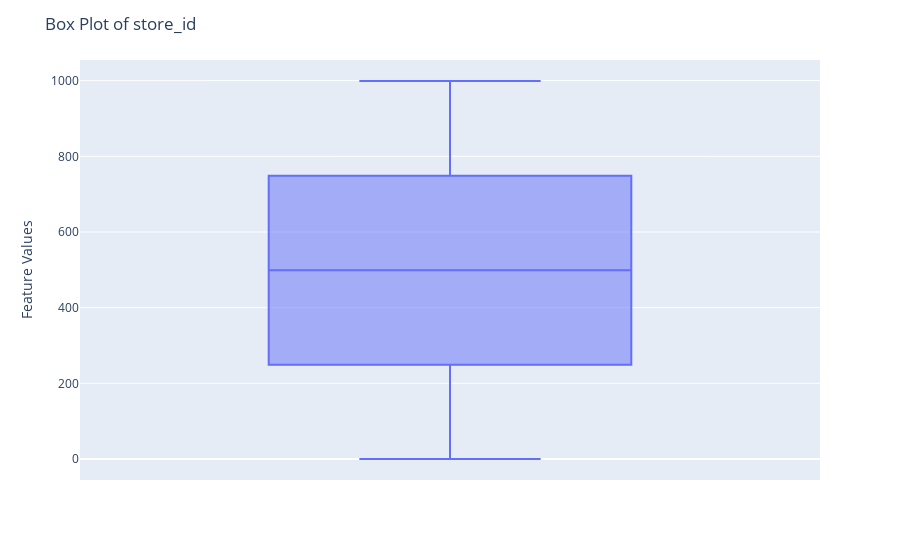
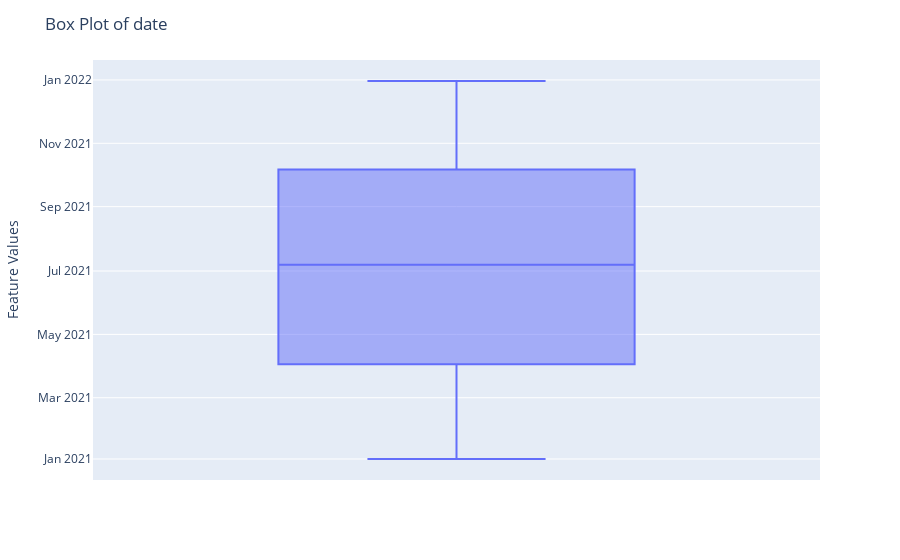
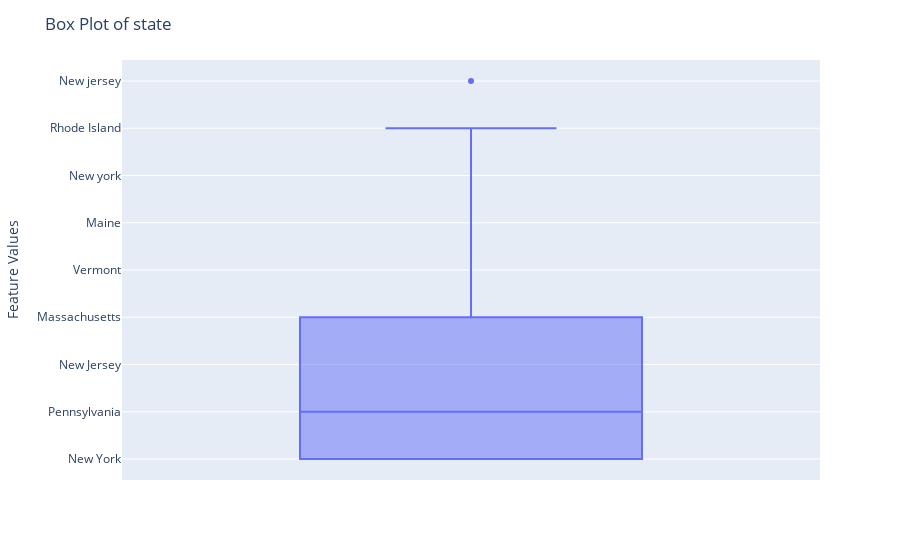
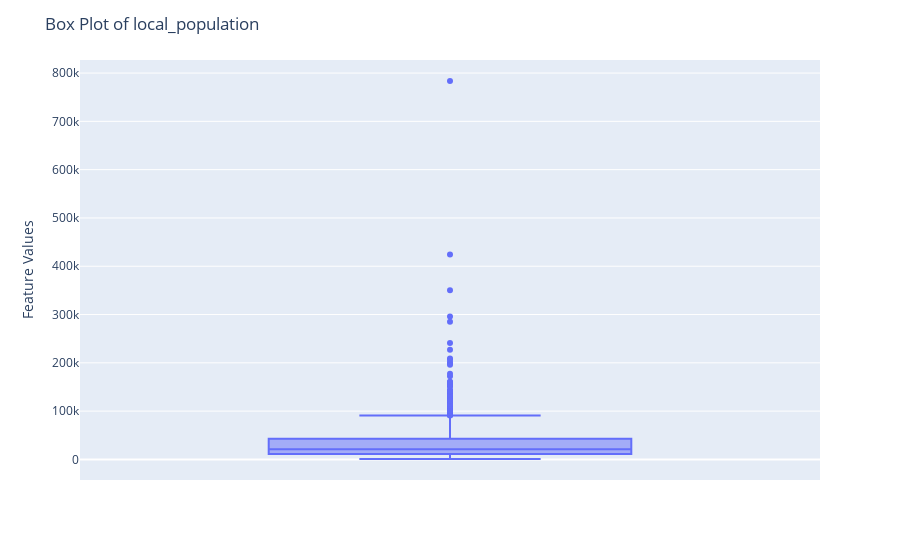

The cell these charts' notebook holds for them, in order:
### Code cell
for column in df.columns:
    fig = px.box(df, y=column)
    fig.update_layout(
        title=f"Box Plot of {column}",
        yaxis_title="Feature Values"
    )
    fig.show()

### Figure 1 — Plotly figure (JSON) as saved in the notebook; plotly's stock layout.template omitted (floating-point values rounded to 4 significant figures; data arrays with more than 128 entries replaced by an {"elided": "..."} marker saying what was removed)
{"data": [{"alignmentgroup": "True", "hovertemplate": "store_id=%{y}<extra></extra>", "legendgroup": "", "marker": {"color": "#636efa"}, "name": "", "notched": false, "offsetgroup": "", "orientation": "v", "showlegend": false, "type": "box", "x0": " ", "xaxis": "x", "y": {"elided": "999 int values"}, "y0": " ", "yaxis": "y"}], "layout": {"boxmode": "group", "legend": {"tracegroupgap": 0}, "margin": {"t": 60}, "title": {"text": "Box Plot of store_id"}, "xaxis": {"anchor": "y", "domain": [0, 1]}, "yaxis": {"anchor": "x", "domain": [0, 1], "title": {"text": "Feature Values"}}}}

### Figure 2 — Plotly figure (JSON) as saved in the notebook; plotly's stock layout.template omitted (floating-point values rounded to 4 significant figures; data arrays with more than 128 entries replaced by an {"elided": "..."} marker saying what was removed)
{"data": [{"alignmentgroup": "True", "hovertemplate": "date=%{y}<extra></extra>", "legendgroup": "", "marker": {"color": "#636efa"}, "name": "", "notched": false, "offsetgroup": "", "orientation": "v", "showlegend": false, "type": "box", "x0": " ", "xaxis": "x", "y": {"elided": "999 str values"}, "y0": " ", "yaxis": "y"}], "layout": {"boxmode": "group", "legend": {"tracegroupgap": 0}, "margin": {"t": 60}, "title": {"text": "Box Plot of date"}, "xaxis": {"anchor": "y", "domain": [0, 1]}, "yaxis": {"anchor": "x", "domain": [0, 1], "title": {"text": "Feature Values"}}}}

### Figure 3 — Plotly figure (JSON) as saved in the notebook; plotly's stock layout.template omitted (floating-point values rounded to 4 significant figures; data arrays with more than 128 entries replaced by an {"elided": "..."} marker saying what was removed)
{"data": [{"alignmentgroup": "True", "hovertemplate": "state=%{y}<extra></extra>", "legendgroup": "", "marker": {"color": "#636efa"}, "name": "", "notched": false, "offsetgroup": "", "orientation": "v", "showlegend": false, "type": "box", "x0": " ", "xaxis": "x", "y": {"elided": "999 str values"}, "y0": " ", "yaxis": "y"}], "layout": {"boxmode": "group", "legend": {"tracegroupgap": 0}, "margin": {"t": 60}, "title": {"text": "Box Plot of state"}, "xaxis": {"anchor": "y", "domain": [0, 1]}, "yaxis": {"anchor": "x", "domain": [0, 1], "title": {"text": "Feature Values"}}}}

### Figure 4 — Plotly figure (JSON) as saved in the notebook; plotly's stock layout.template omitted (floating-point values rounded to 4 significant figures; data arrays with more than 128 entries replaced by an {"elided": "..."} marker saying what was removed)
{"data": [{"alignmentgroup": "True", "hovertemplate": "local_population=%{y}<extra></extra>", "legendgroup": "", "marker": {"color": "#636efa"}, "name": "", "notched": false, "offsetgroup": "", "orientation": "v", "showlegend": false, "type": "box", "x0": " ", "xaxis": "x", "y": {"elided": "999 int values"}, "y0": " ", "yaxis": "y"}], "layout": {"boxmode": "group", "legend": {"tracegroupgap": 0}, "margin": {"t": 60}, "title": {"text": "Box Plot of local_population"}, "xaxis": {"anchor": "y", "domain": [0, 1]}, "yaxis": {"anchor": "x", "domain": [0, 1], "title": {"text": "Feature Values"}}}}
